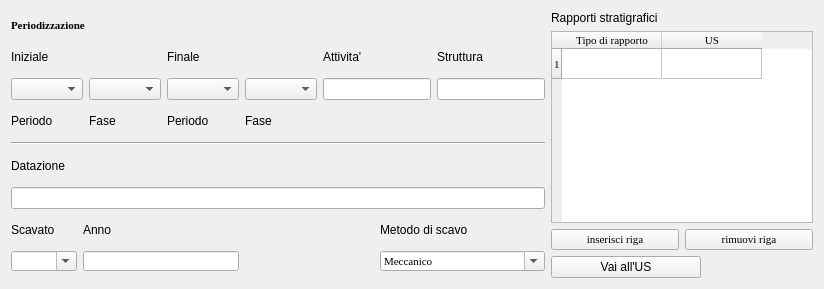
     <widget class="QWidget" name="tab_2">
      <attribute name="title">
       <string>Periodizzazione - Rapporti Stratigrafici</string>
      </attribute>
      <layout class="QGridLayout" name="gridLayout_10">
       <item row="0" column="0">
        <layout class="QGridLayout" name="gridLayout_15">
         <item row="0" column="0" colspan="3">
          <widget class="QLabel" name="label_12">
           <property name="maximumSize">
            <size>
             <width>16777215</width>
             <height>20</height>
            </size>
           </property>
           <property name="font">
            <font>
             <family>Times New Roman</family>
             <pointsize>8</pointsize>
             <weight>50</weight>
             <italic>false</italic>
             <bold>false</bold>
            </font>
           </property>
           <property name="text">
            <string>&lt;html&gt;&lt;head/&gt;&lt;body&gt;&lt;p&gt;&lt;span style=&quot; font-weight:600;&quot;&gt;Periodizzazione&lt;/span&gt;&lt;/p&gt;&lt;/body&gt;&lt;/html&gt;</string>
           </property>
          </widget>
         </item>
         <item row="1" column="0">
          <widget class="QLabel" name="label_37">
           <property name="minimumSize">
            <size>
             <width>0</width>
             <height>15</height>
            </size>
           </property>
           <property name="maximumSize">
            <size>
             <width>16777215</width>
             <height>20</height>
            </size>
           </property>
           <property name="text">
            <string>Iniziale </string>
           </property>
          </widget>
         </item>
         <item row="1" column="3">
          <widget class="QLabel" name="label_14">
           <property name="minimumSize">
            <size>
             <width>0</width>
             <height>15</height>
            </size>
           </property>
           <property name="maximumSize">
            <size>
             <width>16777215</width>
             <height>20</height>
            </size>
           </property>
           <property name="text">
            <string>Finale </string>
           </property>
          </widget>
         </item>
         <item row="1" column="5" colspan="2">
          <widget class="QLabel" name="label_18">
           <property name="minimumSize">
            <size>
             <width>0</width>
             <height>15</height>
            </size>
           </property>
           <property name="maximumSize">
            <size>
             <width>16777215</width>
             <height>20</height>
            </size>
           </property>
           <property name="text">
            <string>Attivita'</string>
           </property>
          </widget>
         </item>
         <item row="1" column="7">
          <widget class="QLabel" name="label_22">
           <property name="sizePolicy">
            <sizepolicy hsizetype="Preferred" vsizetype="Preferred">
             <horstretch>0</horstretch>
             <verstretch>0</verstretch>
            </sizepolicy>
           </property>
           <property name="minimumSize">
            <size>
             <width>0</width>
             <height>15</height>
            </size>
           </property>
           <property name="maximumSize">
            <size>
             <width>16777215</width>
             <height>20</height>
            </size>
           </property>
           <property name="text">
            <string>Struttura</string>
           </property>
          </widget>
         </item>
         <item row="2" column="0" colspan="2">
          <widget class="QComboBox" name="comboBox_per_iniz">
           <property name="sizePolicy">
            <sizepolicy hsizetype="Expanding" vsizetype="Fixed">
             <horstretch>0</horstretch>
             <verstretch>0</verstretch>
            </sizepolicy>
           </property>
           <property name="minimumSize">
            <size>
             <width>0</width>
             <height>20</height>
            </size>
           </property>
          </widget>
         </item>
         <item row="2" column="2">
          <widget class="QComboBox" name="comboBox_fas_iniz">
           <property name="sizePolicy">
            <sizepolicy hsizetype="Expanding" vsizetype="Fixed">
             <horstretch>0</horstretch>
             <verstretch>0</verstretch>
            </sizepolicy>
           </property>
           <property name="minimumSize">
            <size>
             <width>0</width>
             <height>20</height>
            </size>
           </property>
          </widget>
         </item>
         <item row="2" column="3">
          <widget class="QComboBox" name="comboBox_per_fin">
           <property name="sizePolicy">
            <sizepolicy hsizetype="Expanding" vsizetype="Fixed">
             <horstretch>0</horstretch>
             <verstretch>0</verstretch>
            </sizepolicy>
           </property>
           <property name="minimumSize">
            <size>
             <width>0</width>
             <height>20</height>
            </size>
           </property>
          </widget>
         </item>
         <item row="2" column="4">
          <widget class="QComboBox" name="comboBox_fas_fin">
           <property name="sizePolicy">
            <sizepolicy hsizetype="Expanding" vsizetype="Fixed">
             <horstretch>0</horstretch>
             <verstretch>0</verstretch>
            </sizepolicy>
           </property>
           <property name="minimumSize">
            <size>
             <width>0</width>
             <height>20</height>
            </size>
           </property>
          </widget>
         </item>
         <item row="2" column="5" colspan="2">
          <widget class="QLineEdit" name="lineEdit_attivita">
           <property name="sizePolicy">
            <sizepolicy hsizetype="Expanding" vsizetype="Fixed">
             <horstretch>0</horstretch>
             <verstretch>0</verstretch>
            </sizepolicy>
           </property>
           <property name="minimumSize">
            <size>
             <width>0</width>
             <height>22</height>
            </size>
           </property>
           <property name="font">
            <font>
             <family>Times New Roman</family>
             <pointsize>8</pointsize>
             <weight>50</weight>
             <italic>false</italic>
             <bold>false</bold>
            </font>
           </property>
          </widget>
         </item>
         <item row="2" column="7">
          <widget class="QLineEdit" name="lineEdit_struttura">
           <property name="sizePolicy">
            <sizepolicy hsizetype="Expanding" vsizetype="Fixed">
             <horstretch>0</horstretch>
             <verstretch>0</verstretch>
            </sizepolicy>
           </property>
           <property name="minimumSize">
            <size>
             <width>0</width>
             <height>22</height>
            </size>
           </property>
           <property name="font">
            <font>
             <family>Times New Roman</family>
             <pointsize>8</pointsize>
             <weight>50</weight>
             <italic>false</italic>
             <bold>false</bold>
            </font>
           </property>
          </widget>
         </item>
         <item row="3" column="0">
          <widget class="QLabel" name="label_24">
           <property name="maximumSize">
            <size>
             <width>16777215</width>
             <height>20</height>
            </size>
           </property>
           <property name="text">
            <string>Periodo </string>
           </property>
          </widget>
         </item>
         <item row="3" column="2">
          <widget class="QLabel" name="label_16">
           <property name="maximumSize">
            <size>
             <width>16777215</width>
             <height>20</height>
            </size>
           </property>
           <property name="text">
            <string>Fase </string>
           </property>
          </widget>
         </item>
         <item row="3" column="3">
          <widget class="QLabel" name="label_10">
           <property name="maximumSize">
            <size>
             <width>16777215</width>
             <height>20</height>
            </size>
           </property>
           <property name="text">
            <string>Periodo </string>
           </property>
          </widget>
         </item>
         <item row="3" column="4">
          <widget class="QLabel" name="label_32">
           <property name="maximumSize">
            <size>
             <width>16777215</width>
             <height>20</height>
            </size>
           </property>
           <property name="text">
            <string>Fase </string>
           </property>
          </widget>
         </item>
         <item row="4" column="0" colspan="8">
          <widget class="Line" name="line_2">
           <property name="orientation">
            <enum>Qt::Horizontal</enum>
           </property>
          </widget>
         </item>
         <item row="5" column="0">
          <widget class="QLabel" name="label_95">
           <property name="minimumSize">
            <size>
             <width>0</width>
             <height>20</height>
            </size>
           </property>
           <property name="maximumSize">
            <size>
             <width>16777215</width>
             <height>20</height>
            </size>
           </property>
           <property name="text">
            <string>Datazione</string>
           </property>
          </widget>
         </item>
         <item row="6" column="0" colspan="8">
          <widget class="QLineEdit" name="lineEdit_datazione">
           <property name="sizePolicy">
            <sizepolicy hsizetype="Expanding" vsizetype="Fixed">
             <horstretch>0</horstretch>
             <verstretch>0</verstretch>
            </sizepolicy>
           </property>
          </widget>
         </item>
         <item row="7" column="0">
          <widget class="QLabel" name="label_8">
           <property name="maximumSize">
            <size>
             <width>16777215</width>
             <height>20</height>
            </size>
           </property>
           <property name="text">
            <string>Scavato</string>
           </property>
          </widget>
         </item>
         <item row="7" column="1" colspan="3">
          <widget class="QLabel" name="label_17">
           <property name="maximumSize">
            <size>
             <width>16777215</width>
             <height>20</height>
            </size>
           </property>
           <property name="text">
            <string>Anno</string>
           </property>
          </widget>
         </item>
         <item row="7" column="6" colspan="2">
          <widget class="QLabel" name="label_33">
           <property name="maximumSize">
            <size>
             <width>16777215</width>
             <height>20</height>
            </size>
           </property>
           <property name="text">
            <string>Metodo di scavo</string>
           </property>
          </widget>
         </item>
         <item row="8" column="0">
          <widget class="QComboBox" name="comboBox_scavato">
           <property name="sizePolicy">
            <sizepolicy hsizetype="Expanding" vsizetype="Fixed">
             <horstretch>0</horstretch>
             <verstretch>0</verstretch>
            </sizepolicy>
           </property>
           <property name="maximumSize">
            <size>
             <width>16777215</width>
             <height>20</height>
            </size>
           </property>
           <property name="editable">
            <bool>true</bool>
           </property>
           <item>
            <property name="text">
             <string/>
            </property>
           </item>
           <item>
            <property name="text">
             <string>Si</string>
            </property>
           </item>
           <item>
            <property name="text">
             <string>No</string>
            </property>
           </item>
          </widget>
         </item>
         <item row="8" column="1" colspan="3">
          <widget class="QLineEdit" name="lineEdit_anno">
           <property name="sizePolicy">
            <sizepolicy hsizetype="Expanding" vsizetype="Fixed">
             <horstretch>0</horstretch>
             <verstretch>0</verstretch>
            </sizepolicy>
           </property>
           <property name="maximumSize">
            <size>
             <width>16777215</width>
             <height>20</height>
            </size>
           </property>
          </widget>
         </item>
         <item row="8" column="4" colspan="2">
          <spacer name="horizontalSpacer_7">
           <property name="orientation">
            <enum>Qt::Horizontal</enum>
           </property>
           <property name="sizeHint" stdset="0">
            <size>
             <width>118</width>
             <height>13</height>
            </size>
           </property>
          </spacer>
         </item>
         <item row="8" column="6" colspan="2">
          <widget class="QComboBox" name="comboBox_metodo">
           <property name="sizePolicy">
            <sizepolicy hsizetype="Expanding" vsizetype="Fixed">
             <horstretch>0</horstretch>
             <verstretch>0</verstretch>
            </sizepolicy>
           </property>
           <property name="maximumSize">
            <size>
             <width>16777215</width>
             <height>20</height>
            </size>
           </property>
           <property name="font">
            <font>
             <family>Times New Roman</family>
             <pointsize>8</pointsize>
             <weight>50</weight>
             <italic>false</italic>
             <bold>false</bold>
            </font>
           </property>
           <property name="editable">
            <bool>true</bool>
           </property>
           <item>
            <property name="text">
             <string>Meccanico</string>
            </property>
           </item>
           <item>
            <property name="text">
             <string>Stratigrafico</string>
            </property>
           </item>
          </widget>
         </item>
        </layout>
       </item>
       <item row="0" column="1">
        <layout class="QGridLayout" name="gridLayout_25">
         <item row="0" column="0" colspan="2">
          <widget class="QLabel" name="label_19">
           <property name="text">
            <string>Rapporti stratigrafici</string>
           </property>
          </widget>
         </item>
         <item row="1" column="0" colspan="2">
          <widget class="QTableWidget" name="tableWidget_rapporti">
           <property name="enabled">
            <bool>true</bool>
           </property>
           <property name="font">
            <font>
             <family>Times New Roman</family>
             <pointsize>8</pointsize>
             <weight>50</weight>
             <italic>false</italic>
             <bold>false</bold>
            </font>
           </property>
           <property name="frameShape">
            <enum>QFrame::StyledPanel</enum>
           </property>
           <property name="frameShadow">
            <enum>QFrame::Raised</enum>
           </property>
           <property name="verticalScrollBarPolicy">
            <enum>Qt::ScrollBarAsNeeded</enum>
           </property>
           <property name="horizontalScrollBarPolicy">
            <enum>Qt::ScrollBarAsNeeded</enum>
           </property>
           <property name="editTriggers">
            <set>QAbstractItemView::AnyKeyPressed|QAbstractItemView::DoubleClicked|QAbstractItemView::EditKeyPressed</set>
           </property>
           <property name="alternatingRowColors">
            <bool>true</bool>
           </property>
           <property name="selectionMode">
            <enum>QAbstractItemView::SingleSelection</enum>
           </property>
           <property name="selectionBehavior">
            <enum>QAbstractItemView::SelectRows</enum>
           </property>
           <property name="rowCount">
            <number>1</number>
           </property>
           <property name="columnCount">
            <number>2</number>
           </property>
           <row/>
           <column>
            <property name="text">
             <string>Tipo di rapporto</string>
            </property>
           </column>
           <column>
            <property name="text">
             <string>US</string>
            </property>
           </column>
          </widget>
         </item>
         <item row="2" column="0">
          <widget class="QPushButton" name="pushButton_insert_row_rapporti">
           <property name="sizePolicy">
            <sizepolicy hsizetype="Expanding" vsizetype="Fixed">
             <horstretch>0</horstretch>
             <verstretch>0</verstretch>
            </sizepolicy>
           </property>
           <property name="font">
            <font>
             <family>Times New Roman</family>
             <pointsize>8</pointsize>
             <weight>50</weight>
             <italic>false</italic>
             <bold>false</bold>
            </font>
           </property>
           <property name="text">
            <string>inserisci riga</string>
           </property>
          </widget>
         </item>
         <item row="2" column="1">
          <widget class="QPushButton" name="pushButton_remove_row_rapporti">
           <property name="sizePolicy">
            <sizepolicy hsizetype="Expanding" vsizetype="Fixed">
             <horstretch>0</horstretch>
             <verstretch>0</verstretch>
            </sizepolicy>
           </property>
           <property name="font">
            <font>
             <family>Times New Roman</family>
             <pointsize>8</pointsize>
             <weight>50</weight>
             <italic>false</italic>
             <bold>false</bold>
            </font>
           </property>
           <property name="text">
            <string>rimuovi riga</string>
           </property>
          </widget>
         </item>
         <item row="3" column="0" colspan="2">
          <widget class="QPushButton" name="pushButton_go_to_us">
           <property name="sizePolicy">
            <sizepolicy hsizetype="Expanding" vsizetype="Fixed">
             <horstretch>0</horstretch>
             <verstretch>0</verstretch>
            </sizepolicy>
           </property>
           <property name="maximumSize">
            <size>
             <width>150</width>
             <height>16777215</height>
            </size>
           </property>
           <property name="text">
            <string>Vai all'US</string>
           </property>
          </widget>
         </item>
        </layout>
       </item>
      </layout>
     </widget>
